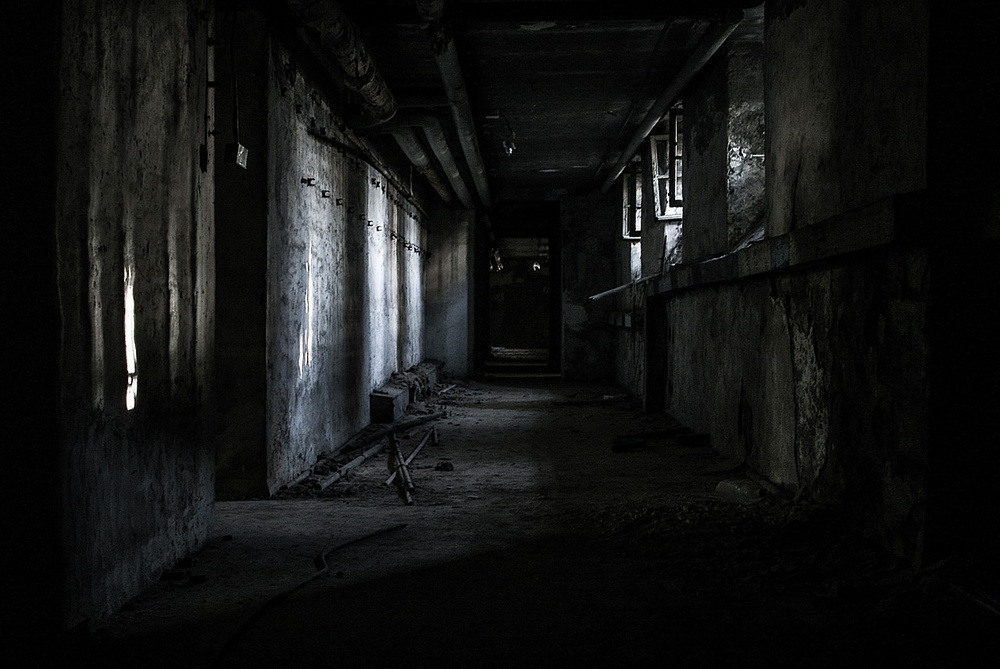
#> input picture foto-escura.jpg, 1000 x 669 px, shrunk from 1280 x 856 before the run
$ python 'Equalização de Imagem.py'
#> lines starting #> are read from the running program, lines starting #| are printed output that depends on the picture
import cv2
from matplotlib import pyplot as plt

img = cv2.imread("foto-escura.jpg", 0)
#> img: shape (669, 1000); min 0, max 255, mean 19.6
imgEqualizada = cv2.equalizeHist(img)
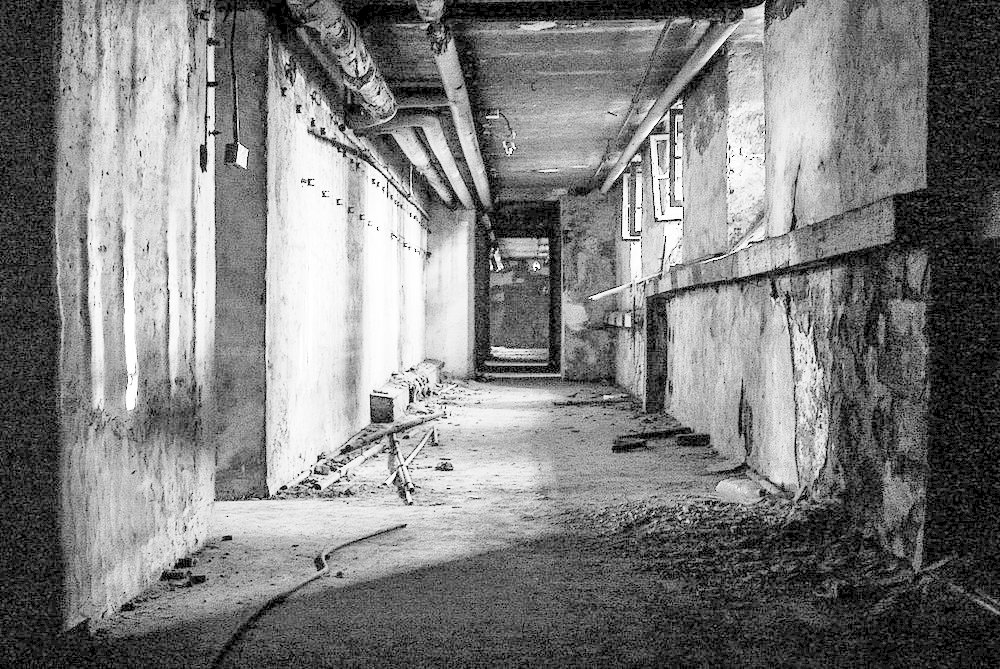
#> imgEqualizada: shape (669, 1000); min 0, max 255, mean 125.6
fig = plt.figure(figsize=(10,5))

ax1 = fig.add_subplot(121)
plt.imshow(img, cmap=plt.cm.gray)

ax2 = fig.add_subplot(122)
plt.imshow(imgEqualizada, cmap=plt.cm.gray)

plt.show()
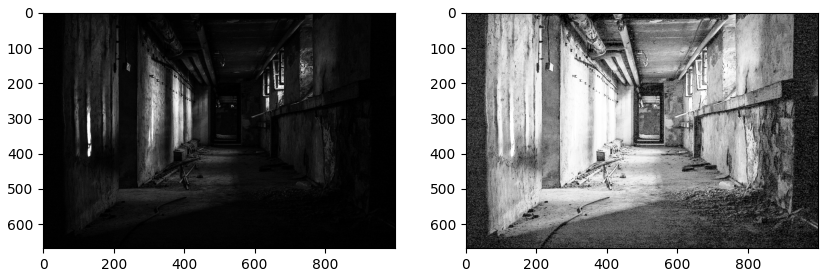
#> figure drawn by matplotlib, 2 panels
